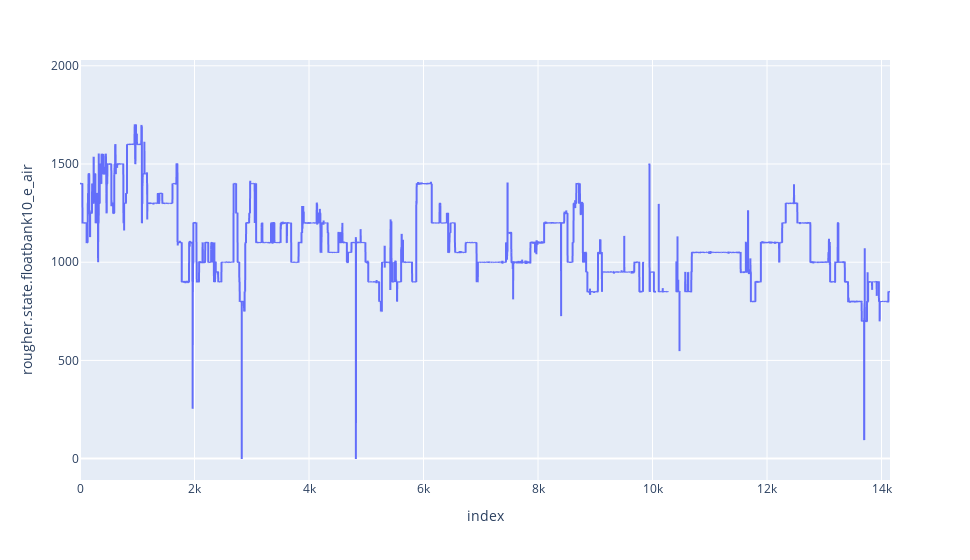

This figure's notebook cell:
### Markdown cell above
* Из условия известно, что соседние значения схожи, при этом мы видим, что есть участки, где пропуски расположены кучно и заполнение их предыдущим значением может внести сильную погрешность. Смущают следующие поля:
  * rougher.state.floatbank10_e_air
  * rougher.input.floatbank11_xanthate
  * secondary_cleaner.state.floatbank2_a_air 
  * rougher.input.feed_size

### Code cell
fig = px.line(df_111, x=df_111.index, y=df_111['rougher.state.floatbank10_e_air'],width=970)
fig.show()

### Figure 1 — Plotly figure (JSON) as saved in the notebook; plotly's stock layout.template omitted (floating-point values rounded to 4 significant figures; data arrays with more than 128 entries replaced by an {"elided": "..."} marker saying what was removed)
{"data": [{"hovertemplate": "index=%{x}<br>rougher.state.floatbank10_e_air=%{y}<extra></extra>", "legendgroup": "", "line": {"color": "#636efa", "dash": "solid"}, "marker": {"symbol": "circle"}, "mode": "lines", "name": "", "showlegend": false, "type": "scattergl", "x": {"elided": "14120 int values"}, "xaxis": "x", "y": {"elided": "14120 float values"}, "yaxis": "y"}], "layout": {"legend": {"tracegroupgap": 0}, "margin": {"t": 60}, "width": 970, "xaxis": {"anchor": "y", "domain": [0, 1], "title": {"text": "index"}}, "yaxis": {"anchor": "x", "domain": [0, 1], "title": {"text": "rougher.state.floatbank10_e_air"}}}}
